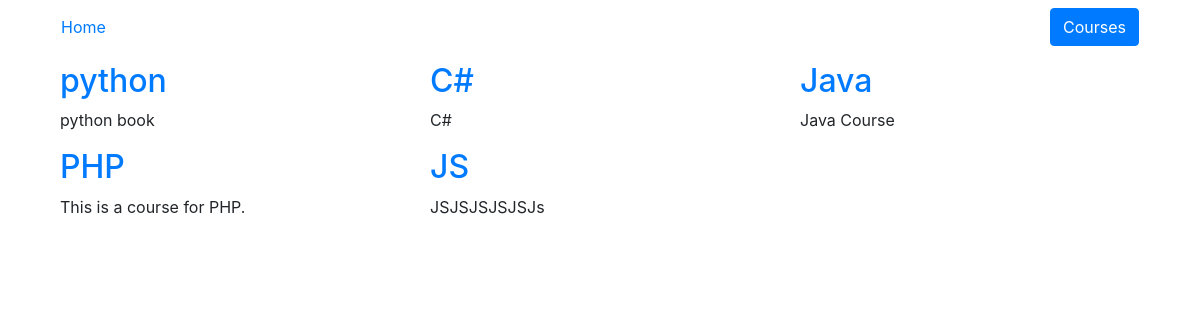
Before: /courses/ with the older database file.
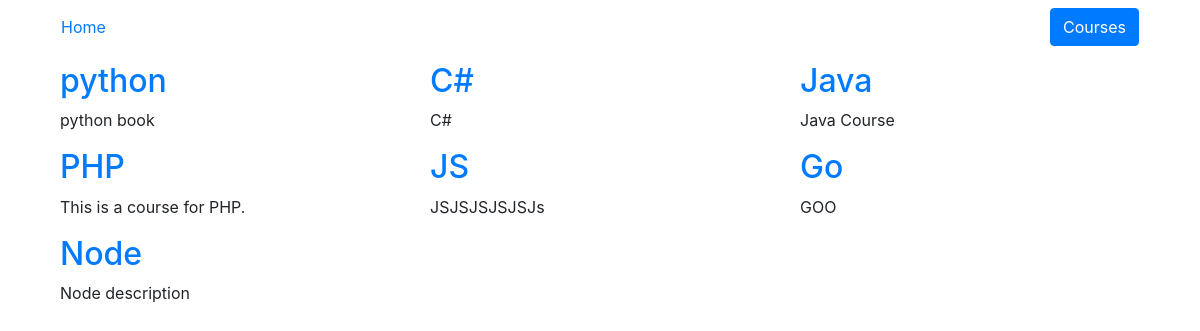
After: the same page with the newer database file.
### courses/models.py (models this page shows, shortened)
class Course(models.Model):
	create_at = models.DateTimeField(auto_now_add = True)
	title = models.CharField(max_length=255)
	description = models.TextField()

### courses/views.py (the view)
def get_courses(request):
	courses = Course.objects.all()
	return render(request, 'courses/get_courses.html', {'courses':courses})

### courses/templates/courses/get_courses.html (shortened to what this page needs)
{% extends 'layout.html' %}
{% block coursesActive %}btn btn-primary{% endblock %}
{% block courses %}
<div class="container">
    <div class="row ">
    	{% for course in courses %}
    	<div class="col-md-4">
    <h2><a href={% url 'courses:course_de' pk=course.pk %}>{{ course.title }}</a></h2>
       <p>{{ course.description }}</p>
         </div>
       {% endfor %}
    </div>
</div>
{% endblock %}

### templates/layout.html (shortened to what this page needs)
{% load static from staticfiles %}
<!DOCTYPE html>
<html lang="en">
  <head>
    <link rel="stylesheet" href="https://maxcdn.bootstrapcdn.com/bootstrap/4.0.0-beta/css/bootstrap.min.css">
     <link rel="stylesheet" href="{% static 'css/layout.css' %}">
  </head>
  <body>
  <div class="container">
  <nav class="navbar">
     <a href="/" class="{% block homeActive %}{% endblock %}">Home<a/>
     <a href="{% url 'courses:list' %}" class="{% block coursesActive %}{% endblock %}">Courses</a>
  </nav>
  <div>{% block courses %}{% endblock %}</div>
  </div>
  </body>
</html>

Changed rows visible on the page:
added Course: title "Go", description "GOO"
added Course: title "Node", description "Node description"
